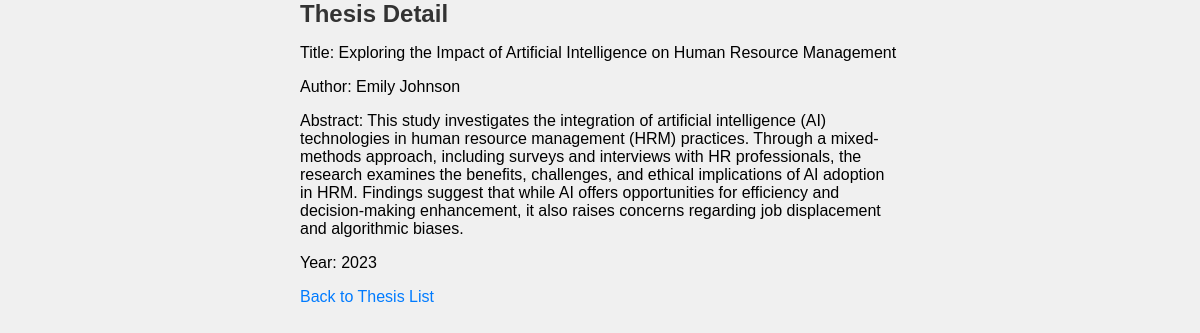
/1/, run on the app's committed database.
### authors/models.py (models this page shows, shortened)
class Thesis(models.Model):
    title = models.CharField(max_length=200)
    author = models.CharField(max_length=100)
    abstract = models.TextField()
    year = models.IntegerField()

### authors/views.py (the view)
# urls.py: path('<int:thesis_id>/', views.thesis_detail, name='thesis_detail'),
def thesis_detail(request, thesis_id):
    thesis = Thesis.objects.get(id=thesis_id)
    return render(request, 'thesis_detail.html', {'thesis': thesis})

### authors/templates/thesis_detail.html (shortened to what this page needs)
{% load static %}
<!DOCTYPE html>
<html lang="en">
<head>
    <link rel="stylesheet" href="{% static 'styles.css' %}">
</head>
<body>
    <h1>Thesis Detail</h1>
    <p>Title: {{ thesis.title }}</p>
    <p>Author: {{ thesis.author }}</p>
    <p>Abstract: {{ thesis.abstract }}</p>
    <p>Year: {{ thesis.year }}</p>
    <a href="{% url 'thesis_list' %}">Back to Thesis List</a>
</body>
</html>

### mystaticfiles/styles.css (style rules this page uses)
body { font-family: Arial, sans-serif; margin: auto; max-width: 50%; padding: 0; background-color: #f0f0f0; }
h1 { margin-top: 0; color: #333; font-size: 24px; }
a { color: #007bff; text-decoration: none; }

### data on the page
Thesis: title "Exploring the Impact of Artificial Intelligence on Human Resource Management", author "Emily Johnson", abstract "This study investigates the integration of artificial intelligence (AI) technologies in human resource management (HRM) practices. Through a mixed-methods approach, including surveys and interviews with HR professionals, the research examines the benefits, challenges, and ethical implications of AI adoption in HRM. Findings suggest that while AI offers opportunities for efficiency and decision-making enhancement, it also raises concerns regarding job displacement and algorithmic biases.", year "2023"
